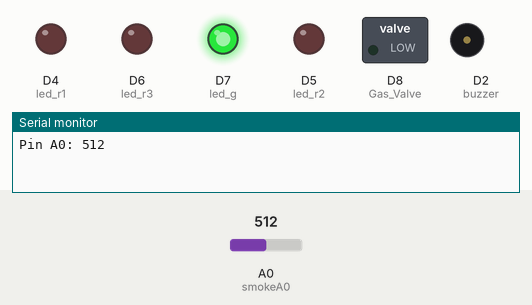
The sketch below on a simulated ESP8266 (NodeMCU). Parts: switched loads named in the sketch (green lamp = pin HIGH), output pins drawn as LEDs (lit = HIGH), buzzer (waves = sounding), the last lines printed to the serial monitor. The inputs (shaded band) are chosen by the test bench; at power-on: A0 (smokeA0) = 512. WiFi joins after 1.5 s; servers stay silent unless stated.

Above: at 3.0 s.
3.1 s: A0 (smokeA0) set to 692
5.0 s: A0 (smokeA0) set to 712
At 7.1 s:
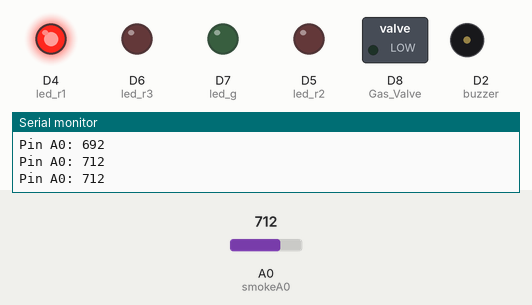
At 7.95 s:
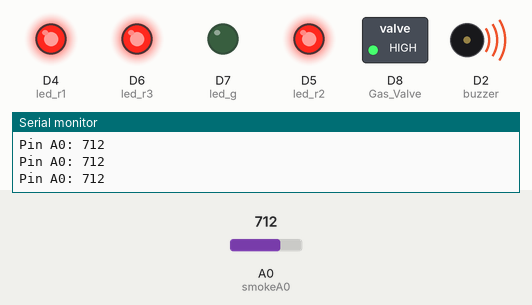
9.1 s: A0 (smokeA0) set to 690
At 9.6 s:
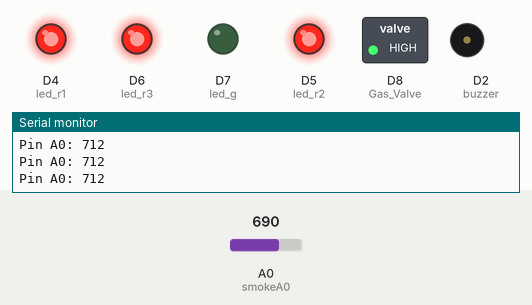
Timing chart, 0 to 12.1 s (numbered marks = the images above; inputs shaded):
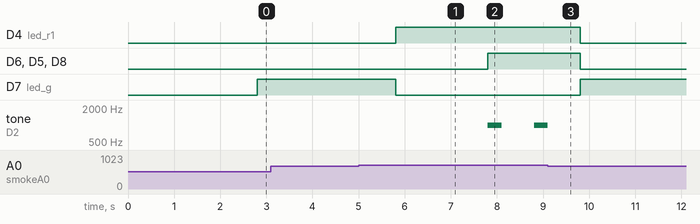

Measured:
- the behaviour switches between 700 and 701 on A0 (smokeA0) (found by bisection; images 0 and 1)
- after the input at 5.0 s, D4 (led_r1): LOW → HIGH after 0.80 s; D6 (led_r3), D5 (led_r2), D8 (Gas_Valve): LOW → HIGH after 2.8 s; D7 (led_g): HIGH → LOW after 0.80 s; tone on D2 (buzzer): silent → 1000 Hz after 2.8 s, → silent 0.30 s later, → 1000 Hz 0.70 s later
- after the input at 9.1 s, D4 (led_r1), D6 (led_r3), D5 (led_r2), D8 (Gas_Valve): HIGH → LOW after 0.70 s; D7 (led_g): LOW → HIGH after 0.70 s; tone on D2 (buzzer): goes on until 9.1 s, then stays silent

The sketch:

Code.ino
```cpp
#include <ESP8266WiFi.h>
#include <BlynkSimpleEsp8266.h>
char auth[] = "*****"; //from blynk app
char ssid[] = "*****"; //your wifi ssid
char pass[] = "*****"; //your wifi password


int buzzer = D2;
int smokeA0 = A0;
int led_r1 = D4;
int led_r2 = D5;
int led_r3 = D6;
int led_g = D7;
int Gas_Valve = D8;
int count = 0;
SimpleTimer timer;

int sensorThres = 700;

void setup() {

  pinMode(buzzer, OUTPUT);
  pinMode(smokeA0, INPUT);
  pinMode(D4, OUTPUT);
  pinMode(D5, OUTPUT);
  pinMode(D6, OUTPUT);
  pinMode(D7, OUTPUT);
  pinMode(Gas_Valve, OUTPUT);
  Serial.begin(9600);
  Blynk.begin(auth, ssid, pass);
  timer.setInterval(1000L, getSensorData);
  Serial.begin(9600);
}

void loop() {
  timer.run();
  Blynk.run();

}

void getSensorData()
{
  int analogSensor = analogRead(smokeA0);
  Blynk.virtualWrite(V9, analogSensor);
  Serial.print("Pin A0: ");
  Serial.println(analogSensor);
  if (analogSensor > sensorThres)
  {
    count++;
    int x = count;
    if (x >= 1 && x <= 2)
    {
      digitalWrite(led_r1, HIGH);
      digitalWrite(led_r2, LOW);
      digitalWrite(led_r3, LOW);
      digitalWrite(led_g,  LOW);
      digitalWrite(Gas_Valve, LOW);

    }

    else if (x > 2)
    {
      digitalWrite(led_r1, HIGH);
      digitalWrite(led_r2, HIGH);
      digitalWrite(led_r3, HIGH);
      digitalWrite(led_g,  LOW);
      digitalWrite(Gas_Valve, HIGH);
      tone(buzzer, 1000, 300);
      Blynk.notify("Gas Leakage Detected");
    }
  }
  else
  {

    digitalWrite(led_r1, LOW);
    digitalWrite(led_r2, LOW);
    digitalWrite(led_r3, LOW);
    digitalWrite(led_g,  HIGH);
    noTone(buzzer);
    digitalWrite(Gas_Valve, LOW);

  }
  delay(100);
}
```
